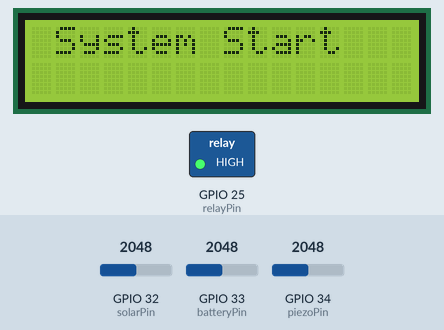
This sketch was run on a simulated ESP32. Parts: 16×2 character LCD, switched loads named in the sketch (green lamp = pin HIGH). The inputs (shaded band) are chosen by the test bench; at power-on: GPIO 32 (solarPin) = 2048, GPIO 33 (batteryPin) = 2048, GPIO 34 (piezoPin) = 2048. WiFi joins after 1.5 s; servers stay silent unless stated.

Above: at 1.9 s.
At 5.0 s:
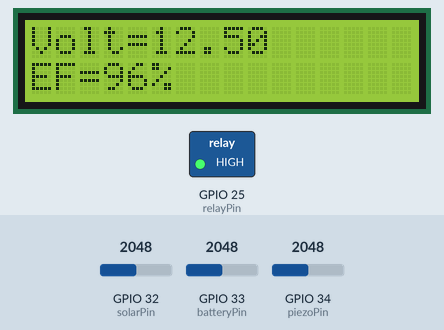
5.1 s: GPIO 32 (solarPin) set to 1369
7.1 s: GPIO 32 (solarPin) set to 1238
At 8.3 s:
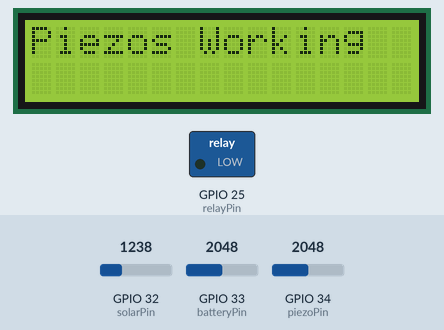
At 19.0 s:
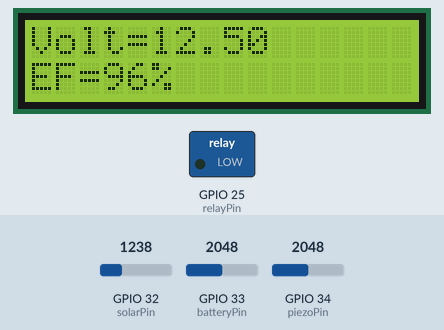
Timing chart, 0 to 19.5 s (numbered marks = the images above; inputs shaded):
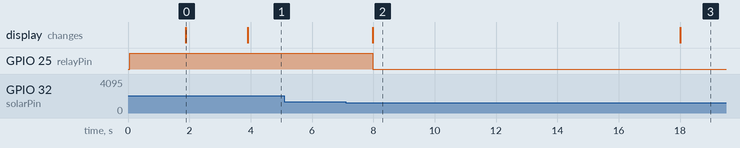

Measured:
- the behaviour switches between 1311 and 1310 on GPIO 32 (solarPin) (found by bisection; images 1 and 2)
- after the input at 5.1 s, every drawn part: stays the same
- after the input at 7.1 s, GPIO 25 (relayPin): HIGH → LOW after 0.88 s; the display: changes after 0.88 s (image 2)
- what the display in image 0 shows lasts 2.0 s, from 1.9 s to 3.9 s
- what the display in image 2 shows lasts 10.0 s, from 8.0 s to 18.0 s

The sketch:

Code_for_Mini_Project.ino
```cpp
#define BLYNK_TEMPLATE_ID "$$$$$$$$$$$$$$$$$$"
#define BLYNK_TEMPLATE_NAME "Solar Piezo Hybrid Power Charging System"
#define BLYNK_AUTH_TOKEN "@@@@@@@@@@@@@@@"

#include <Wire.h>
#include <LiquidCrystal_I2C.h>
#include <WiFi.h>
#include <BlynkSimpleEsp32.h>

LiquidCrystal_I2C lcd(0x27, 16, 2);

// Blynk
BlynkTimer timer;
const char* ssid = "*********";
const char* pass = "##########";

float solarVoltage = 0;
float piezoVoltage = 0;
float batteryVoltage = 0;
float batteryEfficiency = 0;

int sourceMode = 0;  // 0 solar, 1 piezo, 2 rest

// Pin assignments
const int solarPin = 32;
const int piezoPin = 34;
const int batteryPin = 33;
const int relayPin = 25;

// State variables
bool usingSolar = true;
bool inRestState = false;

// Read voltage from 0–25V sensor
float readVoltage(int pin) {
    int raw = analogRead(pin);
    float volt = (raw / 4095.0) * 25.0;
    return volt;
}

// Battery efficiency mapping
float getBatteryEfficiency(float v) {
    if (v >= 12.6) return 100;
    if (v <= 9.6) return 0;
    return (v - 9.6) * (100.0 / (12.6 - 9.6));
}

// Read from Blynk switch (V0)
BLYNK_WRITE(V0) {
  sourceMode = param.asInt();
}

// Send data to app
void send_data() {
  Blynk.virtualWrite(V1, solarVoltage);
  Blynk.virtualWrite(V2, batteryVoltage);
  Blynk.virtualWrite(V3, batteryEfficiency);
}

void setup() {
    Wire.begin();
    lcd.init();
    lcd.backlight();

    pinMode(relayPin, OUTPUT);
    digitalWrite(relayPin, HIGH); // default solar

    Blynk.begin(BLYNK_AUTH_TOKEN, ssid, pass);
    timer.setInterval(1000L, send_data);

    lcd.clear();
    lcd.setCursor(0, 0);
    lcd.print(" System Start ");
    delay(2000);
}

void loop() {

    Blynk.run();
    timer.run();

    float solar = readVoltage(solarPin);
    float piezo = readVoltage(piezoPin);
    float battery = readVoltage(batteryPin);
    float eff = getBatteryEfficiency(battery);

    solarVoltage = solar;
    piezoVoltage = piezo;
    batteryVoltage = battery;
    batteryEfficiency = eff;

    bool solarDead = (solar < 1.0);
    bool piezoDead = (piezo < 1.0);

    // ------------------------------------------------------
    // 1. SOURCE ON REST (NO SOLAR + NO PIEZO)
    // ------------------------------------------------------
    if (solarDead && piezoDead) {

        if (!inRestState) {
            inRestState = true;

            unsigned long endTime = millis() + 10000;
            while (millis() < endTime) {
                lcd.clear();
                lcd.setCursor(0, 0);
                lcd.print("Source on Rest");
                delay(500);
                lcd.clear();
                delay(500);
            }
        }

        lcd.clear();
        lcd.setCursor(0, 0);
        lcd.print("Volt=");
        lcd.print(battery, 2);

        lcd.setCursor(0, 1);
        lcd.print("EF=");
        lcd.print((int)eff);
        lcd.print("%");

        delay(1000);
        return;
    }

    inRestState = false;

    // ------------------------------------------------------
    // 2. NORMAL OPERATION WITH SOLAR / PIEZO SWITCHING
    // ------------------------------------------------------
    if (solar >= 8.0 && !usingSolar) {
        usingSolar = true;

        lcd.clear();
        lcd.setCursor(0, 0);
        lcd.print("Solar Energy");
        digitalWrite(relayPin, HIGH);
        delay(10000);
    }
    else if (solar < 8.0 && usingSolar && !piezoDead) {
        usingSolar = false;

        lcd.clear();
        lcd.setCursor(0, 0);
        lcd.print("Piezos Working");
        digitalWrite(relayPin, LOW);
        delay(10000);
    }

    // ------------------------------------------------------
    // 3. SHOW BATTERY EFFICIENCY ALWAYS
    // ------------------------------------------------------
    lcd.clear();
    lcd.setCursor(0, 0);
    lcd.print("Volt=");
    lcd.print(battery, 2);

    lcd.setCursor(0, 1);
    lcd.print("EF=");
    lcd.print((int)eff);
    lcd.print("%");

    delay(1000);
}
```
